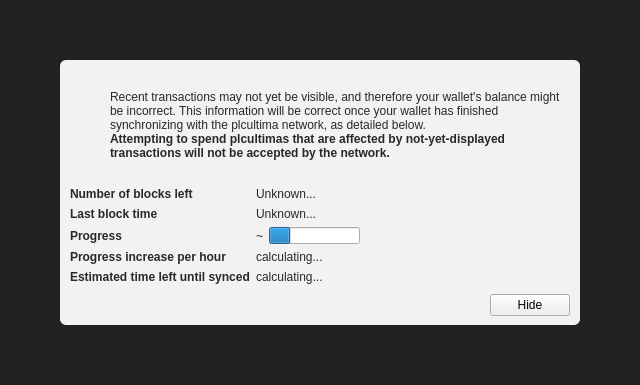
<?xml version="1.0" encoding="UTF-8"?>
<ui version="4.0">
 <class>ModalOverlay</class>
 <widget class="ModalOverlay" name="ModalOverlay">
  <property name="geometry">
   <rect>
    <x>0</x>
    <y>0</y>
    <width>640</width>
    <height>385</height>
   </rect>
  </property>
  <property name="windowTitle">
   <string>Form</string>
  </property>
  <layout class="QVBoxLayout" name="verticalLayout" stretch="0">
   <property name="sizeConstraint">
    <enum>QLayout::SetDefaultConstraint</enum>
   </property>
   <property name="leftMargin">
    <number>0</number>
   </property>
   <property name="topMargin">
    <number>0</number>
   </property>
   <property name="rightMargin">
    <number>0</number>
   </property>
   <property name="bottomMargin">
    <number>0</number>
   </property>
   <item>
    <widget class="QWidget" name="bgWidget" native="true">
     <property name="styleSheet">
      <string notr="true">#bgWidget { background: rgba(0,0,0,220); }</string>
     </property>
     <layout class="QVBoxLayout" name="verticalLayoutMain" stretch="1">
      <property name="leftMargin">
       <number>60</number>
      </property>
      <property name="topMargin">
       <number>60</number>
      </property>
      <property name="rightMargin">
       <number>60</number>
      </property>
      <property name="bottomMargin">
       <number>60</number>
      </property>
      <item>
       <widget class="QWidget" name="contentWidget" native="true">
        <property name="styleSheet">
         <string notr="true">#contentWidget { background: rgba(255,255,255,240); border-radius: 6px; }

QLabel { color: rgb(40,40,40);  }</string>
        </property>
        <layout class="QVBoxLayout" name="verticalLayoutSub" stretch="1,0,0,0">
         <property name="spacing">
          <number>0</number>
         </property>
         <property name="leftMargin">
          <number>10</number>
         </property>
         <property name="topMargin">
          <number>10</number>
         </property>
         <property name="rightMargin">
          <number>10</number>
         </property>
         <property name="bottomMargin">
          <number>10</number>
         </property>
         <item>
          <layout class="QHBoxLayout" name="horizontalLayoutIconText" stretch="0,1">
           <property name="topMargin">
            <number>20</number>
           </property>
           <item>
            <layout class="QVBoxLayout" name="verticalLayoutIcon">
             <property name="leftMargin">
              <number>0</number>
             </property>
             <item>
              <widget class="QPushButton" name="warningIcon">
               <property name="enabled">
                <bool>false</bool>
               </property>
               <property name="text">
                <string/>
               </property>
               <property name="icon">
                <iconset>
                 <normaloff>:/icons/warning</normaloff>
                 <disabledoff>:/icons/warning</disabledoff>:/icons/warning</iconset>
               </property>
               <property name="iconSize">
                <size>
                 <width>48</width>
                 <height>48</height>
                </size>
               </property>
               <property name="flat">
                <bool>true</bool>
               </property>
              </widget>
             </item>
             <item>
              <spacer name="verticalSpacerWarningIcon">
               <property name="orientation">
                <enum>Qt::Vertical</enum>
               </property>
               <property name="sizeHint" stdset="0">
                <size>
                 <width>20</width>
                 <height>40</height>
                </size>
               </property>
              </spacer>
             </item>
            </layout>
           </item>
           <item>
            <layout class="QVBoxLayout" name="verticalLayoutInfoText">
             <property name="leftMargin">
              <number>0</number>
             </property>
             <property name="topMargin">
              <number>0</number>
             </property>
             <item>
              <widget class="QLabel" name="infoText">
               <property name="text">
                <string>Recent transactions may not yet be visible, and therefore your wallet's balance might be incorrect. This information will be correct once your wallet has finished synchronizing with the plcultima network, as detailed below.</string>
               </property>
               <property name="textFormat">
                <enum>Qt::RichText</enum>
               </property>
               <property name="wordWrap">
                <bool>true</bool>
               </property>
              </widget>
             </item>
             <item>
              <widget class="QLabel" name="infoTextStrong">
               <property name="font">
                <font>
                 <weight>75</weight>
                 <bold>true</bold>
                </font>
               </property>
               <property name="text">
                <string>Attempting to spend plcultimas that are affected by not-yet-displayed transactions will not be accepted by the network.</string>
               </property>
               <property name="textFormat">
                <enum>Qt::RichText</enum>
               </property>
               <property name="wordWrap">
                <bool>true</bool>
               </property>
              </widget>
             </item>
             <item>
              <spacer name="verticalSpacerInTextSpace">
               <property name="orientation">
                <enum>Qt::Vertical</enum>
               </property>
               <property name="sizeHint" stdset="0">
                <size>
                 <width>20</width>
                 <height>40</height>
                </size>
               </property>
              </spacer>
             </item>
            </layout>
           </item>
          </layout>
         </item>
         <item>
          <spacer name="verticalSpacerAfterText">
           <property name="orientation">
            <enum>Qt::Vertical</enum>
           </property>
           <property name="sizeHint" stdset="0">
            <size>
             <width>20</width>
             <height>40</height>
            </size>
           </property>
          </spacer>
         </item>
         <item>
          <layout class="QFormLayout" name="formLayout">
           <property name="fieldGrowthPolicy">
            <enum>QFormLayout::FieldsStayAtSizeHint</enum>
           </property>
           <property name="horizontalSpacing">
            <number>6</number>
           </property>
           <property name="verticalSpacing">
            <number>6</number>
           </property>
           <property name="topMargin">
            <number>10</number>
           </property>
           <item row="0" column="0">
            <widget class="QLabel" name="labelNumberOfBlocksLeft">
             <property name="font">
              <font>
               <weight>75</weight>
               <bold>true</bold>
              </font>
             </property>
             <property name="text">
              <string>Number of blocks left</string>
             </property>
            </widget>
           </item>
           <item row="0" column="1">
            <widget class="QLabel" name="numberOfBlocksLeft">
             <property name="text">
              <string>Unknown...</string>
             </property>
            </widget>
           </item>
           <item row="1" column="0">
            <widget class="QLabel" name="labelLastBlockTime">
             <property name="font">
              <font>
               <weight>75</weight>
               <bold>true</bold>
              </font>
             </property>
             <property name="text">
              <string>Last block time</string>
             </property>
            </widget>
           </item>
           <item row="1" column="1">
            <widget class="QLabel" name="newestBlockDate">
             <property name="sizePolicy">
              <sizepolicy hsizetype="Maximum" vsizetype="Preferred">
               <horstretch>0</horstretch>
               <verstretch>0</verstretch>
              </sizepolicy>
             </property>
             <property name="text">
              <string>Unknown...</string>
             </property>
            </widget>
           </item>
           <item row="2" column="0">
            <widget class="QLabel" name="labelSyncDone">
             <property name="font">
              <font>
               <weight>75</weight>
               <bold>true</bold>
              </font>
             </property>
             <property name="text">
              <string>Progress</string>
             </property>
            </widget>
           </item>
           <item row="2" column="1">
            <layout class="QHBoxLayout" name="horizontalLayoutSync" stretch="0,1">
             <item>
              <widget class="QLabel" name="percentageProgress">
               <property name="text">
                <string notr="true">~</string>
               </property>
              </widget>
             </item>
             <item>
              <widget class="QProgressBar" name="progressBar">
               <property name="value">
                <number>24</number>
               </property>
               <property name="format">
                <string/>
               </property>
              </widget>
             </item>
            </layout>
           </item>
           <item row="4" column="0">
            <widget class="QLabel" name="labelProgressIncrease">
             <property name="font">
              <font>
               <weight>75</weight>
               <bold>true</bold>
              </font>
             </property>
             <property name="text">
              <string>Progress increase per hour</string>
             </property>
            </widget>
           </item>
           <item row="4" column="1">
            <widget class="QLabel" name="progressIncreasePerH">
             <property name="text">
              <string>calculating...</string>
             </property>
            </widget>
           </item>
           <item row="5" column="0">
            <widget class="QLabel" name="labelEstimatedTimeLeft">
             <property name="font">
              <font>
               <weight>75</weight>
               <bold>true</bold>
              </font>
             </property>
             <property name="text">
              <string>Estimated time left until synced</string>
             </property>
            </widget>
           </item>
           <item row="5" column="1">
            <widget class="QLabel" name="expectedTimeLeft">
             <property name="text">
              <string>calculating...</string>
             </property>
            </widget>
           </item>
          </layout>
         </item>
         <item>
          <layout class="QHBoxLayout" name="horizontalLayoutButtons">
           <property name="leftMargin">
            <number>10</number>
           </property>
           <property name="topMargin">
            <number>10</number>
           </property>
           <item>
            <spacer name="horizontalSpacer">
             <property name="orientation">
              <enum>Qt::Horizontal</enum>
             </property>
             <property name="sizeHint" stdset="0">
              <size>
               <width>40</width>
               <height>20</height>
              </size>
             </property>
            </spacer>
           </item>
           <item>
            <widget class="QPushButton" name="closeButton">
             <property name="text">
              <string>Hide</string>
             </property>
            </widget>
           </item>
          </layout>
         </item>
        </layout>
       </widget>
      </item>
     </layout>
    </widget>
   </item>
  </layout>
 </widget>
 <customwidgets>
  <customwidget>
   <class>ModalOverlay</class>
   <extends>QWidget</extends>
   <header>modaloverlay.h</header>
   <container>1</container>
  </customwidget>
 </customwidgets>
 <resources/>
 <connections/>
</ui>
